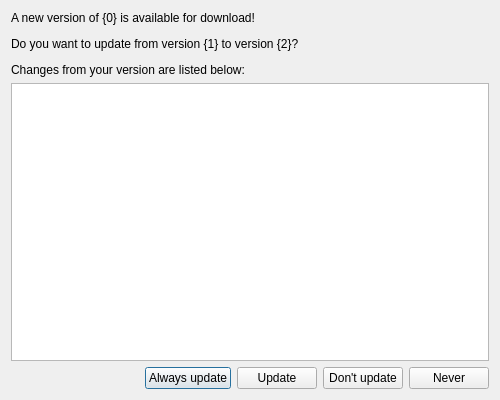
<?xml version="1.0" encoding="UTF-8"?>
<ui version="4.0">
 <class>DialogUpdates</class>
 <widget class="QDialog" name="DialogUpdates">
  <property name="geometry">
   <rect>
    <x>0</x>
    <y>0</y>
    <width>500</width>
    <height>400</height>
   </rect>
  </property>
  <property name="windowTitle">
   <string>Update Checker</string>
  </property>
  <layout class="QVBoxLayout" name="verticalLayout">
   <item>
    <widget class="QLabel" name="labelUpdates">
     <property name="text">
      <string>&lt;html&gt;&lt;head/&gt;&lt;body&gt;&lt;p&gt;A new version of {0} is available for download! &lt;/p&gt;&lt;p&gt;Do you want to update from version {1} to version {2}?&lt;/p&gt;&lt;p&gt;Changes from your version are listed below:&lt;/p&gt;&lt;/body&gt;&lt;/html&gt;</string>
     </property>
     <property name="wordWrap">
      <bool>true</bool>
     </property>
     <property name="openExternalLinks">
      <bool>true</bool>
     </property>
    </widget>
   </item>
   <item>
    <widget class="QTextBrowser" name="textBrowser"/>
   </item>
   <item>
    <layout class="QHBoxLayout" name="horizontalLayout">
     <item>
      <spacer name="spacer">
       <property name="orientation">
        <enum>Qt::Horizontal</enum>
       </property>
       <property name="sizeHint" stdset="0">
        <size>
         <width>40</width>
         <height>20</height>
        </size>
       </property>
      </spacer>
     </item>
     <item>
      <widget class="QPushButton" name="always">
       <property name="text">
        <string>Always update</string>
       </property>
      </widget>
     </item>
     <item>
      <widget class="QPushButton" name="update">
       <property name="text">
        <string>Update</string>
       </property>
      </widget>
     </item>
     <item>
      <widget class="QPushButton" name="dont">
       <property name="text">
        <string>Don't update</string>
       </property>
      </widget>
     </item>
     <item>
      <widget class="QPushButton" name="never">
       <property name="text">
        <string>Never</string>
       </property>
      </widget>
     </item>
    </layout>
   </item>
  </layout>
 </widget>
 <resources/>
 <connections/>
</ui>
